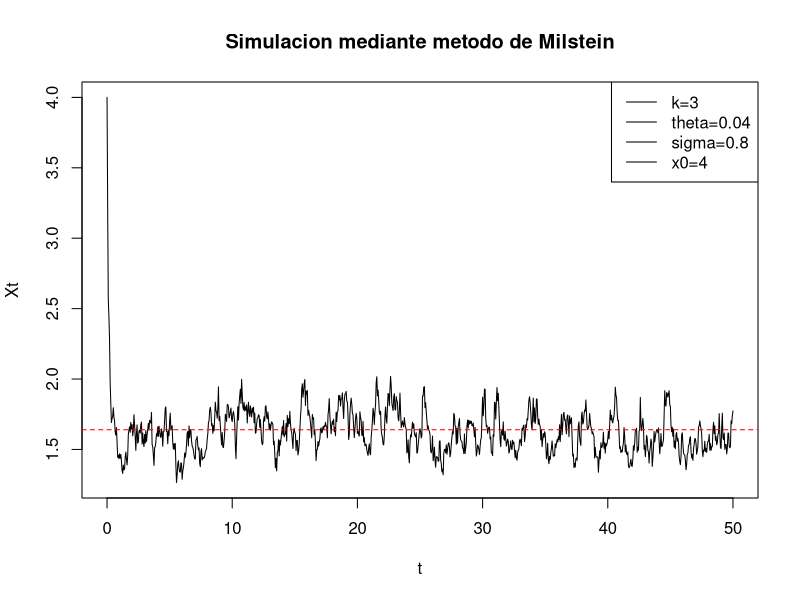

Generate this figure with R:
# Parámetros
T <- 50              # Tiempo final
n <- 1000

#Generador trayectoria Browniano
brown<-function(w0,n,T){
  delta<-T/n #Delta de la partición
  W<-c(w0) #Valor inicial
  for (i in 1:n) {
    x<-rnorm(1,mean=0, sd=1) #num aleatorio normal
    w<-W[i]+x*sqrt(delta) 
    W<-c(W,w)
  }
  return(W)
}
W<-brown(w0=0,n,T)

#Generamos la función que simula el proceso oug
OUGM<-function(x0,k,theta,sigma,n,T,W){
  delta<-T/n
  X <- c(x0)
  for (i in 1:n) {
    x<-X[i]+k*(theta-log(X[i]))*X[i]*delta + sigma*X[i]*(W[i+1]-W[i])+1/2*sigma^2*X[i]*((W[i+1]-W[i])^2-delta)
    X<-c(X,x)
  }
  return(X)
}

tiempo<-seq(from=0, to=T,by=T/n)
p<-OUGM(x0=4,k=3,theta=0.5,sigma=0.2,n,T,W)
# Graficamos Xt
plot(tiempo, p, type = "l", col = "black",ylim = range(p), xlab="t", ylab = "Xt", main= "Simulacion mediante metodo de Milstein")
legend("topright", legend = c("k=3","theta=0.04","sigma=0.8", "x0=4"), lty = 1)
abline(h =1.64, col = "red", lty = 2)
